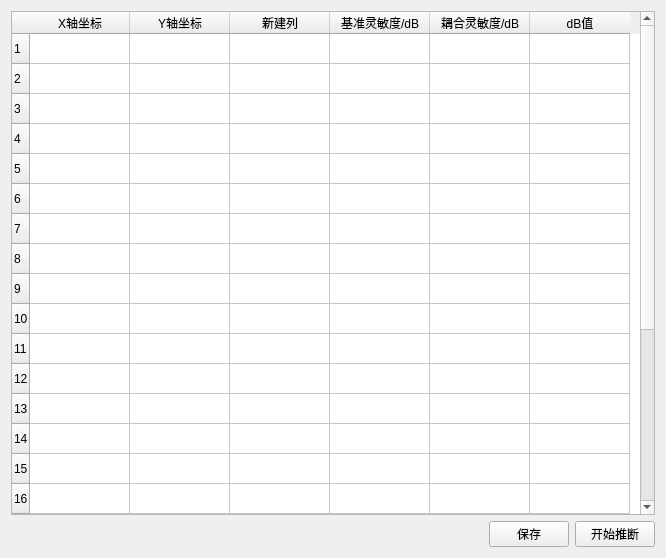
<?xml version="1.0" encoding="UTF-8"?>
<ui version="4.0">
 <class>Form</class>
 <widget class="QWidget" name="Form">
  <property name="geometry">
   <rect>
    <x>0</x>
    <y>0</y>
    <width>666</width>
    <height>558</height>
   </rect>
  </property>
  <property name="windowTitle">
   <string>Form</string>
  </property>
  <layout class="QVBoxLayout" name="verticalLayout">
   <item>
    <widget class="QTableWidget" name="tableWidget">
     <row/>
     <row/>
     <row/>
     <row/>
     <row/>
     <row/>
     <row/>
     <row/>
     <row/>
     <row/>
     <row/>
     <row/>
     <row/>
     <row/>
     <row/>
     <row/>
     <row/>
     <row/>
     <row/>
     <row/>
     <row/>
     <row/>
     <row/>
     <row/>
     <row/>
     <column>
      <property name="text">
       <string>X轴坐标</string>
      </property>
     </column>
     <column>
      <property name="text">
       <string>Y轴坐标</string>
      </property>
     </column>
     <column>
      <property name="text">
       <string>新建列</string>
      </property>
     </column>
     <column>
      <property name="text">
       <string>基准灵敏度/dB</string>
      </property>
     </column>
     <column>
      <property name="text">
       <string>耦合灵敏度/dB</string>
      </property>
     </column>
     <column>
      <property name="text">
       <string>dB值</string>
      </property>
     </column>
    </widget>
   </item>
   <item>
    <layout class="QHBoxLayout" name="horizontalLayout_2">
     <item>
      <spacer name="horizontalSpacer">
       <property name="orientation">
        <enum>Qt::Horizontal</enum>
       </property>
       <property name="sizeHint" stdset="0">
        <size>
         <width>428</width>
         <height>20</height>
        </size>
       </property>
      </spacer>
     </item>
     <item>
      <layout class="QHBoxLayout" name="horizontalLayout">
       <item>
        <widget class="QPushButton" name="saveButton">
         <property name="text">
          <string>保存</string>
         </property>
        </widget>
       </item>
       <item>
        <widget class="QPushButton" name="pushButton">
         <property name="text">
          <string>开始推断</string>
         </property>
        </widget>
       </item>
      </layout>
     </item>
    </layout>
   </item>
  </layout>
 </widget>
 <resources/>
 <connections/>
</ui>
